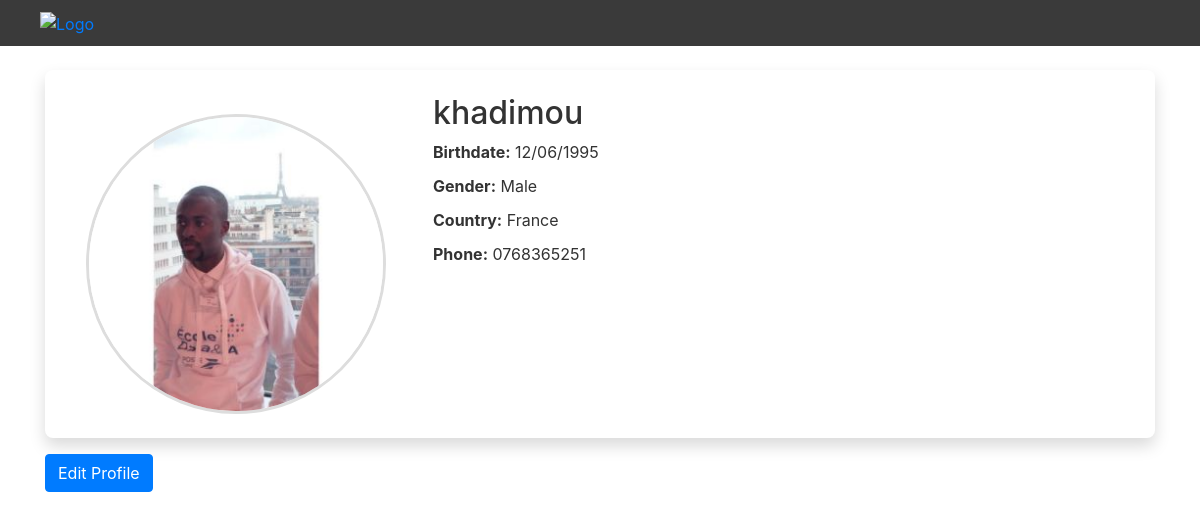
The page /en/profile/1/ on the database as committed earlier.
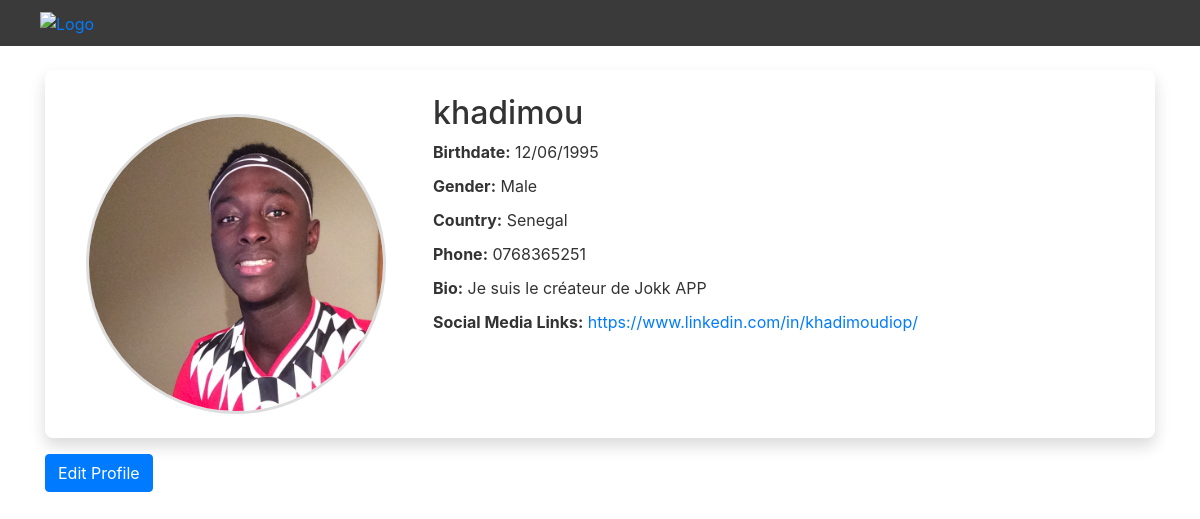
The same page on the database as committed later.
### smart_mentor/models.py (models this page shows, shortened)
class Profile(models.Model):
    GENDER_CHOICES = (
        ('MALE', _('Male')),
        ('FEMALE', _('Female')),
        ('OTHER', _('Other')),
    )
    user = models.OneToOneField(User, on_delete=models.CASCADE)
    first_login = models.BooleanField(default=True)
    is_mentor = models.BooleanField(default=False)
    avatar = models.ImageField(upload_to='avatars/', blank=True, default='avatars/pp.svg')
    birthdate = models.DateField(null=True)
    gender = models.CharField(max_length=6, choices=GENDER_CHOICES)
    country = CountryField(blank_label='(select country)', blank=True)
    education_level = models.CharField(max_length=100, blank=True)
    skills = models.TextField(max_length=100, blank=True)
    phone = models.CharField(max_length=20)
    bio = models.TextField(max_length=100, blank=True)
    social_media_links = models.URLField(max_length=200, blank=True)

### smart_mentor/views.py (the view)
# urls.py: path('profile/<int:user_id>/',views.profile_view,name='profile'),
def profile_view(request, user_id=None):
    if user_id is None:
        profile = Profile.objects.get(user=request.user)
    else:
        profile = Profile.objects.get(user_id=user_id)
    return render(request, 'profile.html', {'profile': profile})

### templates/profile.html (shortened to what this page needs)
{% extends 'base_site.html' %}
{% load i18n %}
{% load static %}
{% block navbar %}
    {% include 'nav_home.html' %}
{% endblock %}
{% block content %}
    <div class="container my-4">
        <div class="profile-card p-4 shadow">
            <div class="row">
                <div class="col-md-4 text-center">
                    {% if profile.avatar %}
                        <img src="{{ profile.avatar.url }}" alt="Profile Picture" class="img-fluid rounded-circle profile-picture">
                    {% endif %}
                </div>
                <div class="col-md-8">
                    <h2>{{ profile.user.username }}</h2>
                    <ul class="list-unstyled">
                        {% if profile.birthdate %}
                            <li><strong>{% trans 'Birthdate:' %}</strong> {{ profile.birthdate }}</li>
                        {% endif %}
                        {% if profile.gender %}
                            <li><strong>{% trans 'Gender:' %}</strong> {{ profile.get_gender_display }}</li>
                        {% endif %}
                        {% if profile.get_country_display %}
                            <li><strong>{% trans 'Country:' %}</strong> {{ profile.get_country_display }} </li>
                        {% endif %}
                        {% if profile.phone %}
                            <li><strong>{% trans 'Phone:' %}</strong> {{ profile.phone }}</li>
                        {% endif %}
                        {% if profile.bio %}
                            <li><strong>{% trans 'Bio:' %}</strong> {{ profile.bio }}</li>
                        {% endif %}
                        {% if profile.social_media_links %}
                            <li><strong>{% trans 'Social Media Links:' %}</strong> <a href="{{ profile.social_media_links }}">{{ profile.social_media_links }}</a></li>
                        {% endif %}
                    </ul>
                </div>
            </div>
        </div>
        <a href="{% url 'edit_profile' %}" class="btn btn-primary mt-3">{% trans 'Edit Profile' %}</a>
    </div>
{% endblock %}

Rows that differ between the two databases and show on the page:
changed Profile "Male": avatar: a different picture; country "France" → "Senegal"; bio (not shown) → "Je suis le créateur de Jokk APP"; social_media_links (not shown) → "https://www.linkedin.com/in/khadimoudiop/"
Other text that changed with them:
text now shown: "Bio: Social Media Links:"
